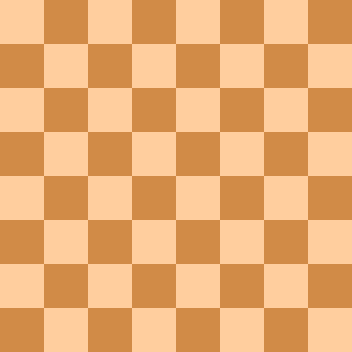
#> input picture ANACONDA_Udemy_CV/DATA/flat_chessboard.png, 352 x 352 px
$ jupyter execute 'Section6-lec46&47-Grid&ContourDetection.ipynb'   (older library calls are emulated)
#> lines starting #> are read from the running program, lines starting #| are printed output that depends on the picture; after the words box and inside, x2 and y2 are one past the last pixel; in counts of white or black regions, pixels touching at a corner belong together
[cell 1]
import numpy as np
import cv2 as cv
import matplotlib.pyplot as plt

[cell 2]
img1 = cv.imread("DATA/flat_chessboard.png")
#> img1 is the input picture: shape (352, 352, 3); mean B, G, R 114.5, 172.5, 232
img1 = cv.cvtColor(img1,cv.COLOR_BGR2RGB)

plt.imshow(img1)
#  one thing to keep in mind that image should be look like a chess board to make the track of the object possible
# at any direction
# grid should be specifically made like a chessboard

[cell 3]
# FINDING CHESS BOARD CORNERS
found , corners = cv.findChessboardCorners(img1,(7,7))
#> found = True; corners = 49 rows, first 8: [43.5, 43.5], [87.5, 43.5], [131.5, 43.5], [175.5, 43.5], [219.5, 43.5], [263.5, 43.5], [307.5, 43.5], [43.5, 87.5]

# found is a boolean to check if this method has found any pattern or not
#  corners gives numpy array of cordinates where it find corners

# We will mark the corners by using method below

img2 = cv.drawChessboardCorners(img1,(7,7),corners,found)
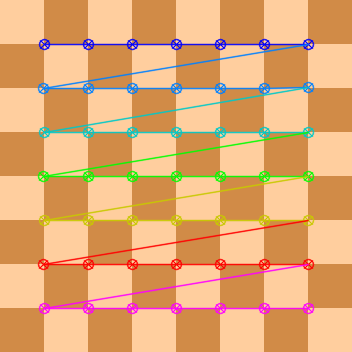
#> img2: shape (352, 352, 3); mean R, G, B 224.6, 169.3, 115.5

[cell 4]
plt.imshow(img2)

[cell 5]
img3 = cv.imread("DATA/dot_grid.png")
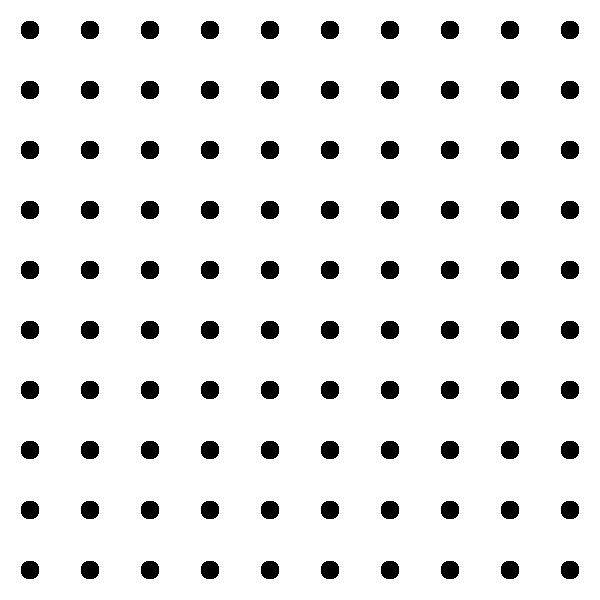
#> input picture ANACONDA_Udemy_CV/DATA/dot_grid.png, 600 x 600 px
#> img3 is the input picture: shape (600, 600, 3); 92.3% white; 100 black regions, largest, box (x1, y1, x2, y2) and area: (21, 21, 39, 39) 276, (81, 21, 99, 39) 276, (141, 21, 159, 39) 276

plt.imshow(img3)

[cell 6]
found , corners = cv.findCirclesGrid(img3,(10,10),cv.CALIB_CB_SYMMETRIC_GRID,)
#> corners = 100 rows, first 8: [29.5, 29.5], [89.5, 29.5], [149.5, 29.5], [209.5, 29.5], [269.5, 29.5], [329.5, 29.5], [389.5, 29.5], [449.5, 29.5]

found
#> Out = True

[cell 7]
img4 = cv.drawChessboardCorners(img3,(10,10),corners,found)
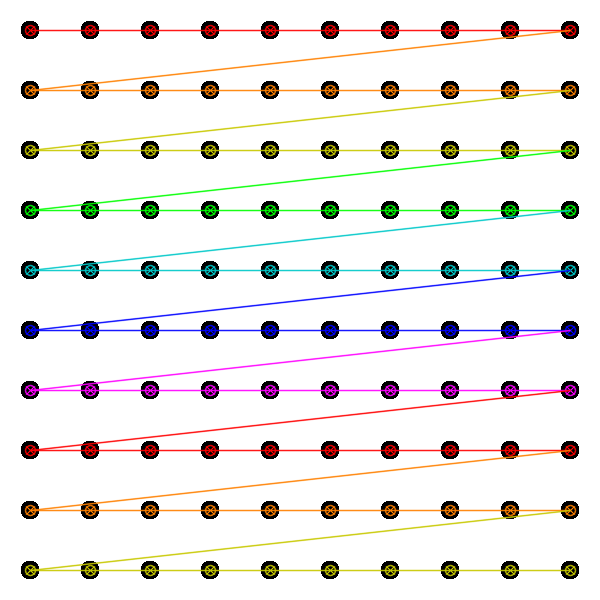
#> img4: shape (600, 600, 3); mean B, G, R 231.4, 233.7, 236.3

plt.imshow(img4)

[cell 8]
# NOW WE WILL DO CONTOUR DETECTION:
# Reading image in grayscale in necessary
img5 = cv.imread("DATA/internal_external.png",0)
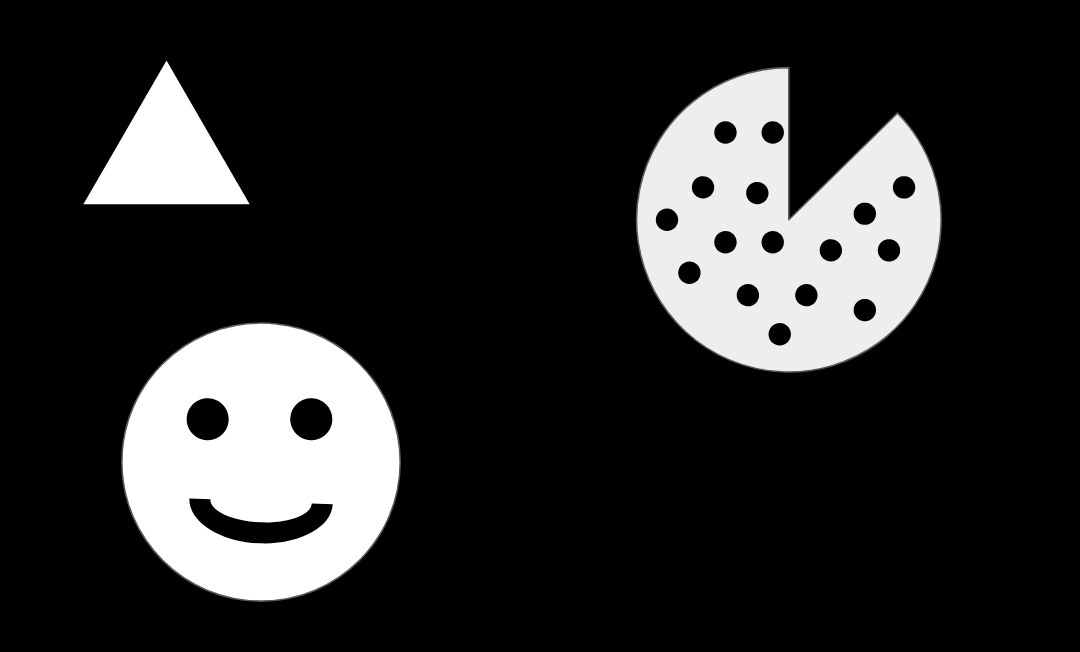
#> input picture ANACONDA_Udemy_CV/DATA/internal_external.png, 1080 x 652 px
#> img5 is the input picture: shape (652, 1080); min 0, max 255, mean 43.4
print(img5[500,150])
#| 255
plt.imshow(img5 , cmap='gray')

[cell 9]
# Applying contour function

img6, contours, hirerchy = cv.findContours(img5,cv.RETR_CCOMP,cv.CHAIN_APPROX_SIMPLE)
#> contours = 22 contours; largest, box (x1, y1, x2, y2) and area: (635, 66, 942, 373) 64554, (121, 322, 401, 602) 61517, (83, 60, 250, 205) 12042, (189, 498, 333, 544) 3049, (186, 398, 229, 441) 1380; hirerchy = 22 rows, first 6: [4, -1, 1, -1], [2, -1, -1, 0], [3, 1, -1, 0], [-1, 2, -1, 0], [21, 0, 5, -1], [6, -1, -1, 4]
hirerchy
#> Out has the same summary as hirerchy

[cell 10]
#  Now we can contours points of img6
#  and now we can plot them on our own image
#  so we will create a black image using no.zeros

external_contours = np.zeros(img6.shape)
external_contours
len(contours)
#> Out = 22

[cell 11]
# Now we will draw contours using contours and herirarchy

for i in range(len(contours)):
    if hirerchy[0][i][3] != -2:
        cv.drawContours(external_contours,contours,i,(255,0,0),10)
#> this loop made 22 passes
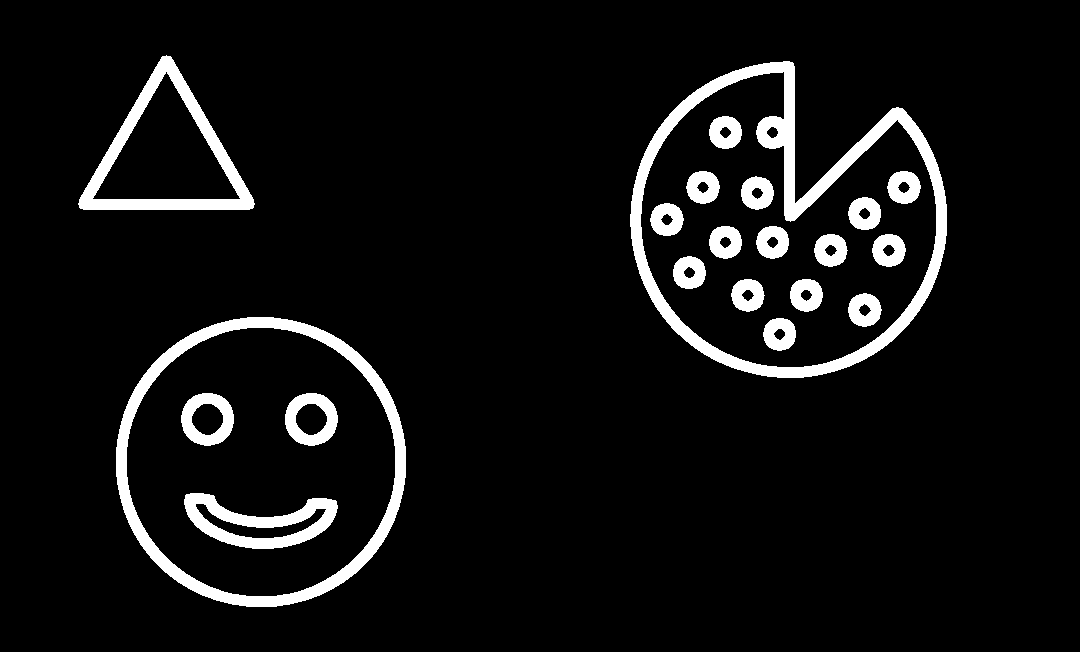
#> external_contours: shape (652, 1080) float64; 6.8% white; 21 white regions, largest, box (x1, y1, x2, y2) and area: (630, 61, 947, 378) 13684, (116, 317, 406, 607) 10022, (78, 55, 255, 210) 5669
